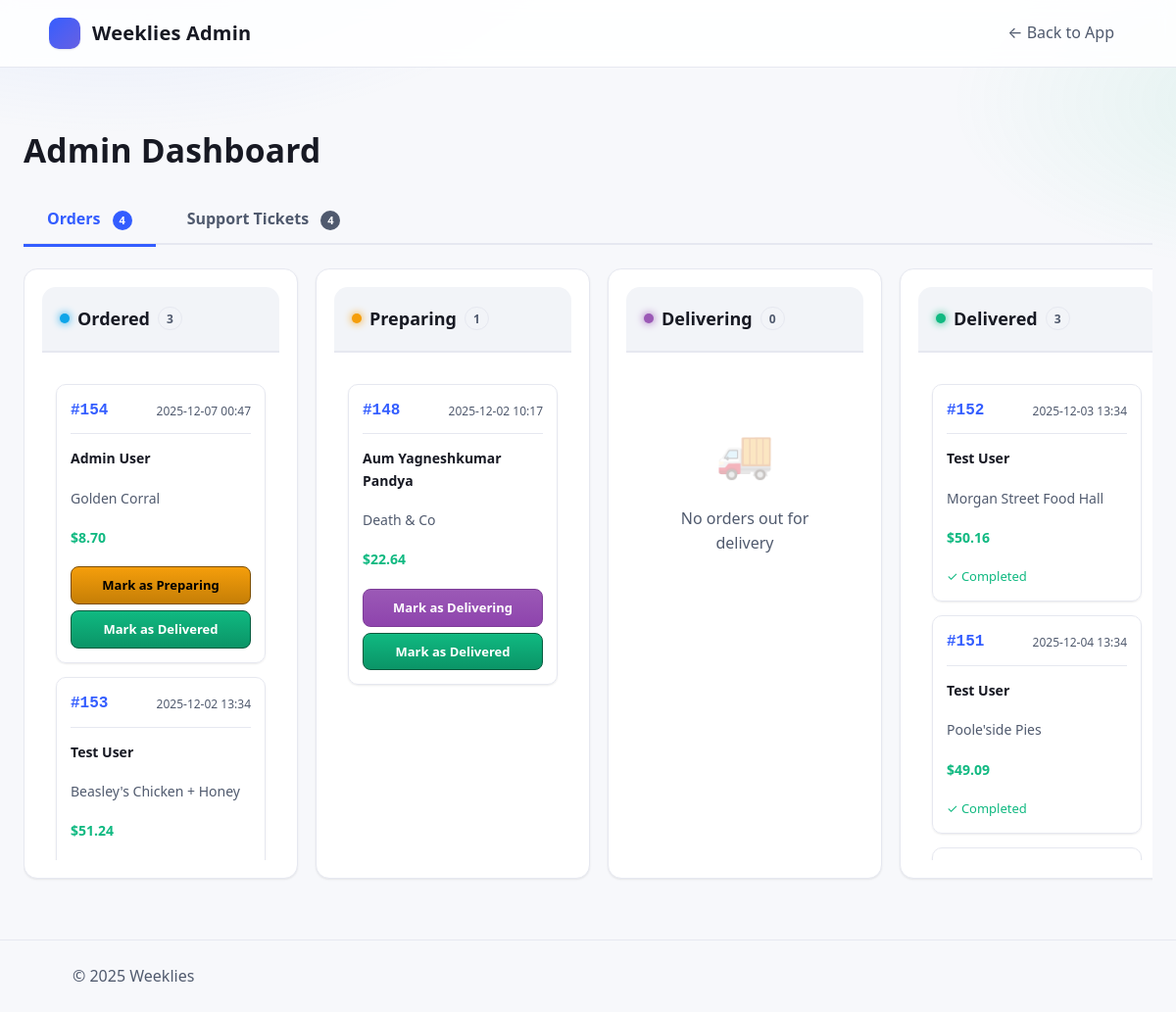
Screenshot of /admin (signed in) with the database file from the repository.
### tables this page shows
CREATE TABLE "Order" (
	"ord_id"	INTEGER NOT NULL UNIQUE,
	"rtr_id"	INTEGER NOT NULL,
	"usr_id"	INTEGER NOT NULL,
	"details"	TEXT NOT NULL,
	"status"	INTEGER NOT NULL,
	PRIMARY KEY("ord_id" AUTOINCREMENT),
	FOREIGN KEY("rtr_id") REFERENCES "Restaurant"("rtr_id"),
	FOREIGN KEY("usr_id") REFERENCES "User"("usr_id")
);

CREATE TABLE "Restaurant" (
	"rtr_id"	INTEGER NOT NULL UNIQUE,
	"name"	TEXT NOT NULL,
	"description"	TEXT,
	"phone"	TEXT NOT NULL UNIQUE,
	"email"	TEXT NOT NULL UNIQUE,
	"password_HS"	TEXT NOT NULL,
	"address"	TEXT NOT NULL,
	"city"	TEXT NOT NULL,
	"state"	TEXT NOT NULL,
	"zip"	INTEGER NOT NULL,
	"hours"	TEXT,
	"status"	TEXT,
	PRIMARY KEY("rtr_id" AUTOINCREMENT)
);

### Flask_app.py (the view)
@app.route('/admin')
def admin_dashboard():
    if not session.get("Username"):
        return redirect(url_for("login"))
    if not session.get("is_admin"):
        return render_template("error.html",
                             error="Access Denied",
                             message="You do not have permission to access the admin dashboard."), 403
    from datetime import datetime, timedelta
    try:
        page = int(request.args.get('page', 1))
        if page < 1:
            page = 1
    except (ValueError, TypeError):
        page = 1
    tickets_per_page = 20
    offset = (page - 1) * tickets_per_page
    conn = create_connection(db_file)
    try:
        seven_days_ago = (datetime.now() - timedelta(days=7)).isoformat()
        order_rows = fetch_all(conn, '''
            SELECT
                o.ord_id,
                o.rtr_id,
                o.usr_id,
                o.details,
                o.status,
                u.first_name,
                u.last_name,
                r.name as restaurant_name
            FROM "Order" o
            JOIN "User" u ON o.usr_id = u.usr_id
            JOIN "Restaurant" r ON o.rtr_id = r.rtr_id
            ORDER BY o.ord_id DESC
        ''')
        orders_by_status = {
            'Ordered': [],
            'Preparing': [],
            'Delivering': [],
            'Delivered': []
        }
        for row in order_rows:
            ord_id, rtr_id, usr_id, details_json, status, first_name, last_name, restaurant_name = row
            placed_at = None
            total = None
            placed_at_display = ""
            if details_json:
                try:
                    details = json.loads(details_json)
                    placed_at = details.get("placed_at") or details.get("time")
                    if placed_at:
                        order_dt = datetime.fromisoformat(placed_at)
                        if order_dt.isoformat() < seven_days_ago:
                            continue  # Skip orders older than 7 days
                        placed_at_display = order_dt.strftime("%Y-%m-%d %H:%M")
                    charges = details.get("charges", {})
                    total = charges.get("total") or charges.get("grand_total")
                except Exception as e:
                    print(f"Error parsing order details: {e}")
                    continue
            if not status:
                status = 'Ordered'
            order = {
                'ord_id': ord_id,
                'customer_name': f"{first_name} {last_name}",
                'restaurant_name': restaurant_name,
                'total': f"${total:.2f}" if total else "N/A",
                'placed_at': placed_at_display,
                'status': status
            }
            if status in orders_by_status:
                orders_by_status[status].append(order)
        for status in orders_by_status:
            orders_by_status[status].sort(key=lambda x: x['ord_id'], reverse=True)
        total_tickets_row = fetch_one(conn, 'SELECT COUNT(*) FROM Ticket')
        total_tickets = total_tickets_row[0] if total_tickets_row else 0
        total_pages = (total_tickets + tickets_per_page - 1) // tickets_per_page
        if total_pages < 1:
            total_pages = 1
        if page > total_pages:
            page = total_pages
        ticket_rows = fetch_all(conn, '''
            SELECT
                t.ticket_id,
                t.usr_id,
                t.ord_id,
                t.message,
                t.response,
                t.status,
                t.created_at,
                t.updated_at,
                u.first_name,
                u.last_name
            FROM Ticket t
            JOIN "User" u ON t.usr_id = u.usr_id
            ORDER BY
                CASE
                    WHEN t.status = 'Open' THEN 0
                    WHEN t.status = 'In Progress' THEN 1
                    WHEN t.status = 'Resolved' THEN 2
                    WHEN t.status = 'Closed' THEN 3
                    ELSE 4
                END,
                t.created_at DESC
            LIMIT ? OFFSET ?
        ''', (tickets_per_page, offset))
        tickets = []
        for row in ticket_rows:
            ticket_id, usr_id, ord_id, message, response, status, created_at, updated_at, first_name, last_name = row
            created_at_display = ""
            if created_at:
                try:
                    dt = datetime.fromisoformat(created_at)
                    created_at_display = dt.strftime("%Y-%m-%d %H:%M")
                except Exception:
                    created_at_display = str(created_at)
            ticket = {
                'ticket_id': ticket_id,
                'customer_name': f"{first_name} {last_name}",
                'ord_id': ord_id,
                'message': message,
                'response': response,
                'status': status,
                'created_at': created_at_display
            }
            tickets.append(ticket)
    finally:
        close_connection(conn)
    return render_template(
        'admin.html',
        orders_by_status=orders_by_status,
        tickets=tickets,
        current_page=page,
        total_pages=total_pages,
        total_tickets=total_tickets
    )

### templates/admin.html (shortened to what this page needs)
<!DOCTYPE html>
<html lang="en">
<head>
  <link rel="stylesheet" href="{{ url_for('static', filename='style.css') }}" />
</head>
<body>
<header class="site-header">
  <div class="container">
    <a class="brand" href="{{ url_for('index') }}">
      <span class="logo"></span> Weeklies Admin
    </a>
    <nav>
      <a href="{{ url_for('index') }}">← Back to App</a>
    </nav>
  </div>
</header>
<main class="main">
  <div class="admin-container">
    <div class="page-title">
      <h1>Admin Dashboard</h1>
    </div>
    <nav class="admin-tabs">
      <button class="tab active" data-tab="orders">
        Orders
        {% if orders_by_status %}
        <span class="tab-badge">{{ orders_by_status.get('Ordered', [])|length + orders_by_status.get('Preparing', [])|length + orders_by_status.get('Delivering', [])|length }}</span>
        {% endif %}
      </button>
      <button class="tab" data-tab="tickets">
        Support Tickets
        {% if tickets %}
        <span class="tab-badge">{{ tickets|length }}</span>
        {% endif %}
      </button>
    </nav>
    <section id="orders-section" class="tab-content active">
      <div class="kanban-board">
        <div class="kanban-column" data-status="Ordered">
          <h3>
            Ordered
            <span class="count" id="count-ordered">0</span>
          </h3>
          <div class="order-cards" id="cards-ordered">
            {% if orders_by_status.get('Ordered') %}
              {% for order in orders_by_status['Ordered'] %}
              <div class="order-card" data-ord-id="{{ order.ord_id }}">
                <div class="order-header">
                  <span class="order-id">#{{ order.ord_id }}</span>
                  <span class="order-time">{{ order.placed_at }}</span>
                </div>
                <div class="order-details">
                  <p class="customer-name">{{ order.customer_name }}</p>
                  <p class="restaurant-name">{{ order.restaurant_name }}</p>
                  <p class="order-total">{{ order.total }}</p>
                </div>
                <div class="order-actions">
                  <button class="btn-status" data-next-status="Preparing">
                    Mark as Preparing
                  </button>
                  <button class="btn-status" data-next-status="Delivered">
                    Mark as Delivered
                  </button>
                </div>
              </div>
              {% endfor %}
            {% else %}
            <div class="empty-state">
              <div class="empty-state-icon">📋</div>
              <p>No orders in this status</p>
            </div>
            {% endif %}
          </div>
        </div>
        <div class="kanban-column" data-status="Preparing">
          <h3>
            Preparing
            <span class="count" id="count-preparing">0</span>
          </h3>
          <div class="order-cards" id="cards-preparing">
            {% if orders_by_status.get('Preparing') %}
              {% for order in orders_by_status['Preparing'] %}
              <div class="order-card" data-ord-id="{{ order.ord_id }}">
                <div class="order-header">
                  <span class="order-id">#{{ order.ord_id }}</span>
                  <span class="order-time">{{ order.placed_at }}</span>
                </div>
                <div class="order-details">
                  <p class="customer-name">{{ order.customer_name }}</p>
                  <p class="restaurant-name">{{ order.restaurant_name }}</p>
                  <p class="order-total">{{ order.total }}</p>
                </div>
                <div class="order-actions">
                  <button class="btn-status" data-next-status="Delivering">
                    Mark as Delivering
                  </button>
                  <button class="btn-status" data-next-status="Delivered">
                    Mark as Delivered
                  </button>
                </div>
              </div>
              {% endfor %}
            {% else %}
            <div class="empty-state">
              <div class="empty-state-icon">👨‍🍳</div>
              <p>No orders being prepared</p>
            </div>
            {% endif %}
          </div>
        </div>
        <div class="kanban-column" data-status="Delivering">
          <h3>
            Delivering
            <span class="count" id="count-delivering">0</span>
          </h3>
          <div class="order-cards" id="cards-delivering">
            {% if orders_by_status.get('Delivering') %}
              {% for order in orders_by_status['Delivering'] %}
              <div class="order-card" data-ord-id="{{ order.ord_id }}">
                <div class="order-header">
                  <span class="order-id">#{{ order.ord_id }}</span>
                  <span class="order-time">{{ order.placed_at }}</span>
                </div>
                <div class="order-details">
                  <p class="customer-name">{{ order.customer_name }}</p>
                  <p class="restaurant-name">{{ order.restaurant_name }}</p>
                  <p class="order-total">{{ order.total }}</p>
                </div>
                <div class="order-actions">
                  <button class="btn-status" data-next-status="Delivered">
                    Mark as Delivered
                  </button>
                </div>
              </div>
              {% endfor %}
            {% else %}
            <div class="empty-state">
              <div class="empty-state-icon">🚚</div>
              <p>No orders out for delivery</p>
            </div>
            {% endif %}
          </div>
        </div>
        <div class="kanban-column" data-status="Delivered">
          <h3>
            Delivered
            <span class="count" id="count-delivered">0</span>
          </h3>
          <div class="order-cards" id="cards-delivered">
            {% if orders_by_status.get('Delivered') %}
              {% for order in orders_by_status['Delivered'] %}
              <div class="order-card" data-ord-id="{{ order.ord_id }}">
                <div class="order-header">
                  <span class="order-id">#{{ order.ord_id }}</span>
                  <span class="order-time">{{ order.placed_at }}</span>
                </div>
                <div class="order-details">
                  <p class="customer-name">{{ order.customer_name }}</p>
                  <p class="restaurant-name">{{ order.restaurant_name }}</p>
                  <p class="order-total">{{ order.total }}</p>
                </div>
                <div class="order-actions">
                  <p style="color: var(--success); font-size: 13px; margin: 0;">✓ Completed</p>
                </div>
              </div>
              {% endfor %}
            {% else %}
            <div class="empty-state">
              <div class="empty-state-icon">✅</div>
              <p>No delivered orders</p>
            </div>
            {% endif %}
          </div>
        </div>
      </div>
    </section>
  </div>
</main>
<footer class="footer">
  <div class="container">© 2025 Weeklies</div>
</footer>
</body>
</html>

### rows the page displays
Order: ord_id "154", placed_at "2025-12-07 00:47", customer_name "Admin User", restaurant_name "Golden Corral", total "$8.70"
Order: ord_id "153", placed_at "2025-12-02 13:34", customer_name "Test User", restaurant_name "Beasley's Chicken + Honey", total "$51.24"
Order: ord_id "148", placed_at "2025-12-02 10:17", customer_name "Aum Yagneshkumar Pandya", restaurant_name "Death & Co", total "$22.64"
Order: ord_id "152", placed_at "2025-12-03 13:34", customer_name "Test User", restaurant_name "Morgan Street Food Hall", total "$50.16"
Order: ord_id "151", placed_at "2025-12-04 13:34", customer_name "Test User", restaurant_name "Poole'side Pies", total "$49.09"

### other values shown
{{ tickets|length }} "4"
